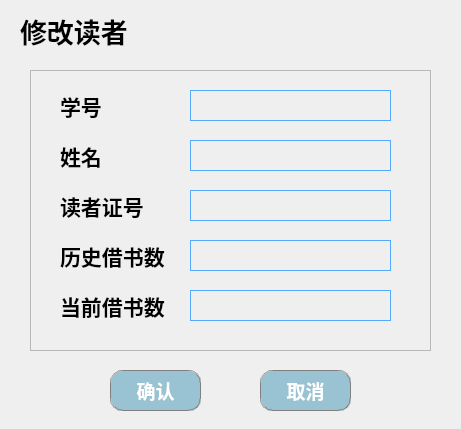
<?xml version="1.0" encoding="UTF-8"?>
<ui version="4.0">
 <class>rm_ModifyReader</class>
 <widget class="QWidget" name="rm_ModifyReader">
  <property name="geometry">
   <rect>
    <x>0</x>
    <y>0</y>
    <width>461</width>
    <height>429</height>
   </rect>
  </property>
  <property name="windowTitle">
   <string>Form</string>
  </property>
  <widget class="QLabel" name="label">
   <property name="geometry">
    <rect>
     <x>20</x>
     <y>10</y>
     <width>181</width>
     <height>41</height>
    </rect>
   </property>
   <property name="font">
    <font>
     <family>微软雅黑</family>
     <pointsize>20</pointsize>
     <weight>75</weight>
     <bold>true</bold>
    </font>
   </property>
   <property name="text">
    <string>修改读者</string>
   </property>
  </widget>
  <widget class="QPushButton" name="but_no">
   <property name="geometry">
    <rect>
     <x>260</x>
     <y>370</y>
     <width>91</width>
     <height>41</height>
    </rect>
   </property>
   <property name="font">
    <font>
     <family>微软雅黑</family>
     <pointsize>14</pointsize>
     <weight>75</weight>
     <bold>true</bold>
    </font>
   </property>
   <property name="styleSheet">
    <string notr="true">QPushButton{
border:1px groove gray;
border-radius:12px;
padding:2px 4px;
color: rgb(255, 255, 255);
background-color: rgba(153,195,211,255);
}
 
QPushButton:hover{
border:1px groove gray;
border-radius:12px;
padding:2px 4px;
color:  rgba(153,195,211,160);
background-color: rgba(153,195,211,180);
}
QPushButto:pressed{
border:1px groove gray;
border-radius:12px;
padding:2px 4px;
color: rgb(255, 255, 255);
background-color: rgba(153,195,211,100);
padding-left:6px;
padding-top:6px;
}</string>
   </property>
   <property name="text">
    <string>取消</string>
   </property>
  </widget>
  <widget class="QFrame" name="frame_5">
   <property name="geometry">
    <rect>
     <x>30</x>
     <y>70</y>
     <width>401</width>
     <height>281</height>
    </rect>
   </property>
   <property name="frameShape">
    <enum>QFrame::StyledPanel</enum>
   </property>
   <property name="frameShadow">
    <enum>QFrame::Raised</enum>
   </property>
   <widget class="QLineEdit" name="leid">
    <property name="geometry">
     <rect>
      <x>160</x>
      <y>20</y>
      <width>201</width>
      <height>31</height>
     </rect>
    </property>
    <property name="styleSheet">
     <string notr="true">border:1px solid #cccccc;
color:#808080;
border-color: rgb(85, 170, 255);
font-size:18px;
font-family:&quot;微软雅黑&quot;;
text-align:left;
background-color: rgb(255, 255, 255,0);</string>
    </property>
    <property name="text">
     <string/>
    </property>
   </widget>
   <widget class="QLineEdit" name="leacc">
    <property name="geometry">
     <rect>
      <x>160</x>
      <y>120</y>
      <width>201</width>
      <height>31</height>
     </rect>
    </property>
    <property name="styleSheet">
     <string notr="true">border:1px solid #cccccc;
color:#808080;
border-color: rgb(85, 170, 255);
font-size:18px;
font-family:&quot;微软雅黑&quot;;
text-align:left;
background-color: rgb(255, 255, 255,0);</string>
    </property>
   </widget>
   <widget class="QLineEdit" name="lename">
    <property name="geometry">
     <rect>
      <x>160</x>
      <y>70</y>
      <width>201</width>
      <height>31</height>
     </rect>
    </property>
    <property name="styleSheet">
     <string notr="true">border:1px solid #cccccc;
color:#808080;
border-color: rgb(85, 170, 255);
font-size:18px;
font-family:&quot;微软雅黑&quot;;
text-align:left;
background-color: rgb(255, 255, 255,0);</string>
    </property>
   </widget>
   <widget class="QLabel" name="label_2">
    <property name="geometry">
     <rect>
      <x>30</x>
      <y>20</y>
      <width>91</width>
      <height>31</height>
     </rect>
    </property>
    <property name="font">
     <font>
      <family>Adobe Devanagari</family>
      <pointsize>16</pointsize>
      <weight>75</weight>
      <bold>true</bold>
     </font>
    </property>
    <property name="text">
     <string>学号</string>
    </property>
   </widget>
   <widget class="QLabel" name="label_3">
    <property name="geometry">
     <rect>
      <x>30</x>
      <y>70</y>
      <width>91</width>
      <height>31</height>
     </rect>
    </property>
    <property name="font">
     <font>
      <family>Adobe Devanagari</family>
      <pointsize>16</pointsize>
      <weight>75</weight>
      <bold>true</bold>
     </font>
    </property>
    <property name="text">
     <string>姓名</string>
    </property>
   </widget>
   <widget class="QLabel" name="label_4">
    <property name="geometry">
     <rect>
      <x>30</x>
      <y>120</y>
      <width>91</width>
      <height>31</height>
     </rect>
    </property>
    <property name="font">
     <font>
      <family>Adobe Devanagari</family>
      <pointsize>16</pointsize>
      <weight>75</weight>
      <bold>true</bold>
     </font>
    </property>
    <property name="text">
     <string>读者证号</string>
    </property>
   </widget>
   <widget class="QLineEdit" name="letonum">
    <property name="geometry">
     <rect>
      <x>160</x>
      <y>170</y>
      <width>201</width>
      <height>31</height>
     </rect>
    </property>
    <property name="styleSheet">
     <string notr="true">border:1px solid #cccccc;
color:#808080;
border-color: rgb(85, 170, 255);
font-size:18px;
font-family:&quot;微软雅黑&quot;;
text-align:left;
background-color: rgb(255, 255, 255,0);</string>
    </property>
   </widget>
   <widget class="QLineEdit" name="lecurnum">
    <property name="geometry">
     <rect>
      <x>160</x>
      <y>220</y>
      <width>201</width>
      <height>31</height>
     </rect>
    </property>
    <property name="styleSheet">
     <string notr="true">border:1px solid #cccccc;
color:#808080;
border-color: rgb(85, 170, 255);
font-size:18px;
font-family:&quot;微软雅黑&quot;;
text-align:left;
background-color: rgb(255, 255, 255,0);</string>
    </property>
   </widget>
   <widget class="QLabel" name="label_5">
    <property name="geometry">
     <rect>
      <x>30</x>
      <y>170</y>
      <width>121</width>
      <height>31</height>
     </rect>
    </property>
    <property name="font">
     <font>
      <family>Adobe Devanagari</family>
      <pointsize>16</pointsize>
      <weight>75</weight>
      <bold>true</bold>
     </font>
    </property>
    <property name="text">
     <string>历史借书数</string>
    </property>
   </widget>
   <widget class="QLabel" name="label_6">
    <property name="geometry">
     <rect>
      <x>30</x>
      <y>220</y>
      <width>121</width>
      <height>31</height>
     </rect>
    </property>
    <property name="font">
     <font>
      <family>Adobe Devanagari</family>
      <pointsize>16</pointsize>
      <weight>75</weight>
      <bold>true</bold>
     </font>
    </property>
    <property name="text">
     <string>当前借书数</string>
    </property>
   </widget>
   <zorder>lename</zorder>
   <zorder>leid</zorder>
   <zorder>leacc</zorder>
   <zorder>label_2</zorder>
   <zorder>label_3</zorder>
   <zorder>label_4</zorder>
   <zorder>letonum</zorder>
   <zorder>lecurnum</zorder>
   <zorder>label_5</zorder>
   <zorder>label_6</zorder>
  </widget>
  <widget class="QPushButton" name="but_ok">
   <property name="geometry">
    <rect>
     <x>110</x>
     <y>370</y>
     <width>91</width>
     <height>41</height>
    </rect>
   </property>
   <property name="font">
    <font>
     <family>微软雅黑</family>
     <pointsize>14</pointsize>
     <weight>75</weight>
     <bold>true</bold>
    </font>
   </property>
   <property name="styleSheet">
    <string notr="true">QPushButton{
border:1px groove gray;
border-radius:12px;
padding:2px 4px;
color: rgb(255, 255, 255);
background-color: rgba(153,195,211,255);
}
 
QPushButton:hover{
border:1px groove gray;
border-radius:12px;
padding:2px 4px;
color:  rgba(153,195,211,160);
background-color: rgba(153,195,211,180);
}
QPushButto:pressed{
border:1px groove gray;
border-radius:12px;
padding:2px 4px;
color: rgb(255, 255, 255);
background-color: rgba(153,195,211,100);
padding-left:6px;
padding-top:6px;
}</string>
   </property>
   <property name="text">
    <string>确认</string>
   </property>
  </widget>
 </widget>
 <resources/>
 <connections/>
</ui>
